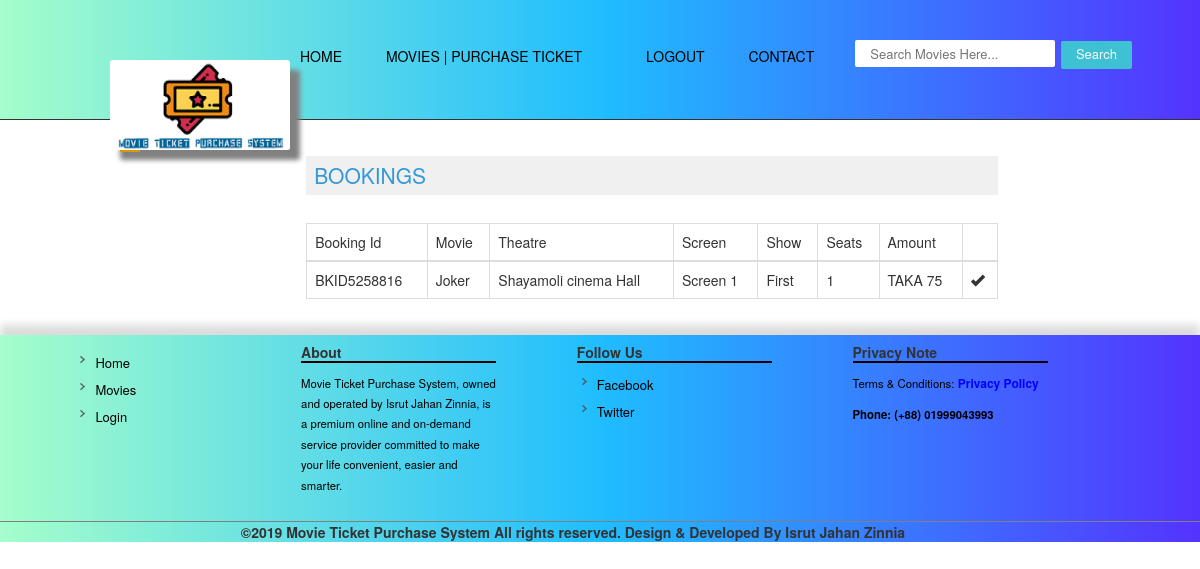
/profile.php (signed in), run on the app's committed database.
### tables this page shows
CREATE TABLE `tbl_bookings` (
  `book_id` int(11) NOT NULL,
  `ticket_id` varchar(30) NOT NULL,
  `t_id` int(11) NOT NULL COMMENT 'theater id',
  `user_id` int(11) NOT NULL,
  `show_id` int(11) NOT NULL,
  `screen_id` int(11) NOT NULL,
  `no_seats` int(3) NOT NULL COMMENT 'number of seats',
  `amount` int(5) NOT NULL,
  `ticket_date` date NOT NULL,
  `date` date NOT NULL,
  `status` int(1) NOT NULL
);

CREATE TABLE `tbl_movie` (
  `movie_id` int(11) NOT NULL,
  `t_id` int(11) NOT NULL COMMENT 'theatre id',
  `movie_name` varchar(100) NOT NULL,
  `cast` varchar(500) NOT NULL,
  `desc` varchar(1000) NOT NULL,
  `release_date` date NOT NULL,
  `image` varchar(200) NOT NULL,
  `video_url` varchar(200) NOT NULL,
  `status` int(1) NOT NULL COMMENT '0 means active '
);

CREATE TABLE `tbl_theatre` (
  `id` int(11) NOT NULL,
  `name` varchar(100) NOT NULL,
  `address` varchar(100) NOT NULL,
  `place` varchar(100) NOT NULL,
  `state` varchar(50) NOT NULL,
  `pin` int(11) NOT NULL
);

CREATE TABLE `tbl_screens` (
  `screen_id` int(11) NOT NULL,
  `t_id` int(11) NOT NULL COMMENT 'theatre id',
  `screen_name` varchar(110) NOT NULL,
  `seats` int(11) NOT NULL COMMENT 'number of seats',
  `charge` int(11) NOT NULL
);

CREATE TABLE `tbl_show_time` (
  `st_id` int(11) NOT NULL,
  `screen_id` int(11) NOT NULL,
  `name` varchar(40) NOT NULL COMMENT 'noon,second,etc',
  `start_time` time NOT NULL
);

### profile.php (the view, shortened to what this page needs)
<?php include('header.php');
	?>
<div class="content">
	<div class="wrap">
		<div class="content-top">
				<div class="section group">
					<div class="about span_1_of_2">
						<h3>BOOKINGS</h3>
						<?php
				$bk=mysqli_query($con,"select * from tbl_bookings where user_id='".$_SESSION['user']."'");
				if(mysqli_num_rows($bk))
				{
					?>
					<table class="table table-bordered">
						<thead>
						<th>Booking Id</th>
						<th>Movie</th>
						<th>Theatre</th>
						<th>Screen</th>
						<th>Show</th>
						<th>Seats</th>
						<th>Amount</th>
						<th></th>
						</thead>
						<tbody>
						<?php
						while($bkg=mysqli_fetch_array($bk))
						{
							$m=mysqli_query($con,"select * from tbl_movie where movie_id=(select movie_id from tbl_shows where s_id='".$bkg['show_id']."')");
							$mov=mysqli_fetch_array($m);
							$s=mysqli_query($con,"select * from tbl_screens where screen_id='".$bkg['screen_id']."'");
							$srn=mysqli_fetch_array($s);
							$tt=mysqli_query($con,"select * from tbl_theatre where id='".$bkg['t_id']."'");
							$thr=mysqli_fetch_array($tt);
							$st=mysqli_query($con,"select * from tbl_show_time where st_id=(select st_id from tbl_shows where s_id='".$bkg['show_id']."')");
							$stm=mysqli_fetch_array($st);
							?>
							<tr>
								<td>
									<?php echo $bkg['ticket_id'];?>
								</td>
								<td>
									<?php echo $mov['movie_name'];?>
								</td>
								<td>
									<?php echo $thr['name'];?>
								</td>
								<td>
									<?php echo $srn['screen_name'];?>
								</td>
								<td>
									<?php echo $stm['name'];?>
								</td>
								<td>
									<?php echo $bkg['no_seats'];?>
								</td>
								<td>
									TAKA <?php echo $bkg['amount'];?>
								</td>
								<td>
									<?php  if($bkg['ticket_date']<date('Y-m-d'))
									{
										?>
										<i class="glyphicon glyphicon-ok"></i>
										<?php
									}
									else
									{?>
									<a href="cancel.php?id=<?php echo $bkg['book_id'];?>">Cancel</a>
									<?php
									}
									?>
								</td>
							</tr>
							<?php
						}
						?></tbody>
					</table>
					<?php
				}
				else
				{
					?>
					<h3>No Previous Bookings</h3>
					<?php
				}
				?>
					</div>
			</div>
			</div>
	</div>
</div>
<?php include('footer.php');?>

### css/style.css (style rules this page uses)
html,body,div,span,applet,object,iframe,h1,h2,h3,h4,h5,h6,p,blockquote,pre,a,abbr,acronym,address,big,cite,code,del,dfn,em,img,ins,kbd,q,s,samp,small,strike,strong,sub,sup,tt,var,b,u,i,dl,dt,dd,ol,nav ul,nav li,fieldset,form,label,legend,table,caption,tbody,tfoot,thead,tr,th,td,article,aside,canvas,details,embed,figure,figcaption,footer,header,hgroup,menu,nav,output,ruby,section,summary,time,mark,audio,video { margin:0;padding:0;border:0;font-size:100%;font:inherit;vertical-align:baseline; }
table { border-collapse:collapse;border-spacing:0; }
body { font-family: 'AmbleRegular'; background:#fff; }
.wrap { width:100%; margin:0 auto; padding: 0px; }
.group:after { visibility: hidden; display: block; content: ""; clear: both; height: 0; }
.content { background:#fff; padding: 0px 0; }
.content-top h3 { color: #74b9ff; font-size: 2em; padding: 0; }
.about { display: block; float:left; }
.about:first-child { margin-left: 0; }
.span_1_of_2 { width: 67.1%; padding:1.5%; }
.span_1_of_2 h3 { color:#3498db; font-size:1.5em; margin-bottom:4%; background:#f0f0f0; padding: 8px; }
@media only screen and (max-width:1280px) and (min-width:1024px) { .wrap { width:90%; } }

### footer.php (style rules this page uses)
.content { padding-bottom:0px !important; }

### data on the page
tbl_bookings: ticket "BKID5258816", tbl_movie.movie_name "Joker", tbl_theatre.name "Shayamoli cinema Hall", screen.screen_name "Screen 1", tbl_show_time.name "First", no_seats "1", amount "75"
